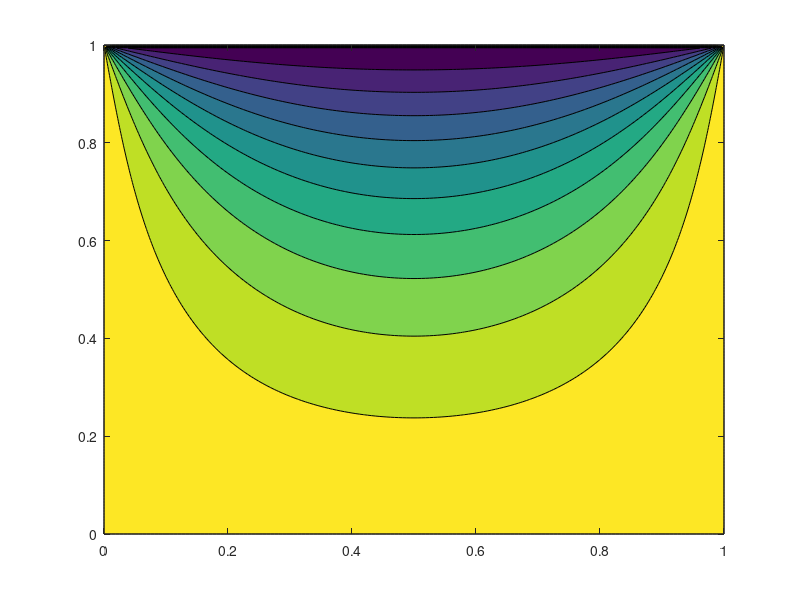

Write the MATLAB code that produced this figure.
clc
clear all
close all

A = importdata('streamfunction.txt');
x = reshape(A.data(:,1), [161,161]);
y = reshape(A.data(:,2), [161,161]);
s = reshape(A.data(:,3), [161,161]);

contourf(x,y,s,10);



